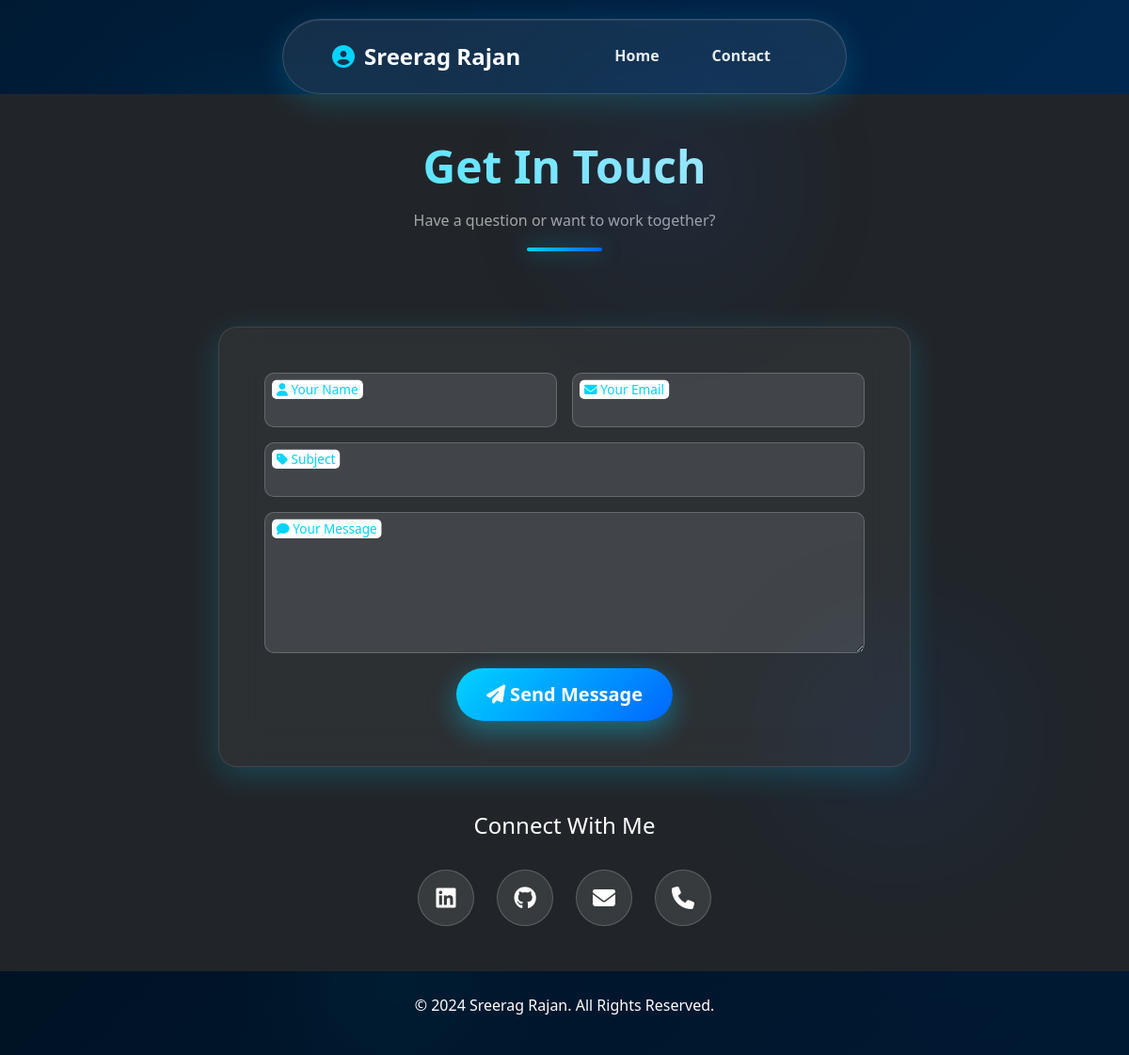
Before: / with the older database file.
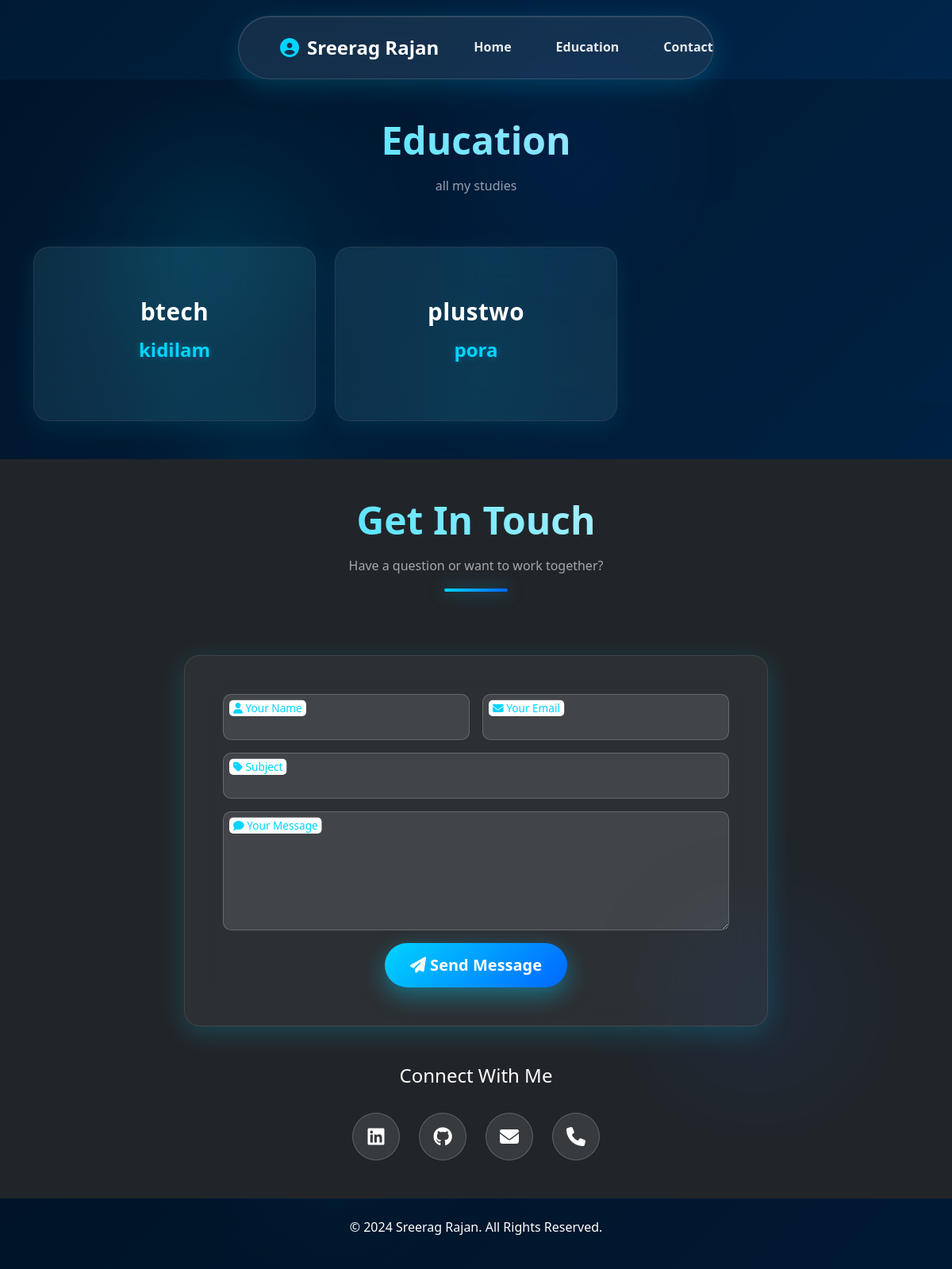
After: the same page with the newer database file.
### models.py (models this page shows)
class SectionHead(db.Model):
    __tablename__ = "section_head"
    id = db.Column(db.Integer, primary_key=True)
    section_name = db.Column(db.String(100), unique=True, nullable=False)
    section_title = db.Column(db.String(200), nullable=False)
    section_description = db.Column(db.Text)
    display_order = db.Column(db.Integer, default=0)
    items = db.relationship("SectionBody", backref="section", cascade="all, delete",
                            order_by="SectionBody.item_order")

class SectionBody(db.Model):
    __tablename__ = "section_body"
    id = db.Column(db.Integer, primary_key=True)
    section_id = db.Column(db.Integer, db.ForeignKey("section_head.id"), nullable=False)
    content_key = db.Column(db.String(100), nullable=False)
    content_value = db.Column(db.Text, nullable=False)
    group_id = db.Column(db.Integer, default=0)
    item_order = db.Column(db.Integer, default=0)

### viewer/routes.py (the view)
@viewer_bp.route("/")
def index():
    portfolio_data = []
    sections = SectionHead.query.order_by(SectionHead.display_order.asc()).all()
    resume = Resume.query.first()
    for sec in sections:
        items = SectionBody.query.filter_by(section_id=sec.id).order_by(SectionBody.item_order.asc()).all()
        item_list = []
        for i in items:
            item_list.append({
                "id": i.id,
                "content_key": i.content_key,
                "content_value": i.content_value,
                "group_id": i.group_id,
                "item_order": i.item_order
            })
        portfolio_data.append({
            "section": sec,
            "items": item_list
        })
    return render_template("index.html", portfolio_data=portfolio_data,resume=resume)

### templates/index.html (shortened to what this page needs)
<!DOCTYPE html>
<html lang="en">
<head>
    <link href="https://cdn.jsdelivr.net/npm/bootstrap@5.3.0/dist/css/bootstrap.min.css" rel="stylesheet">
    <link rel="stylesheet" href="https://cdnjs.cloudflare.com/ajax/libs/font-awesome/6.6.0/css/all.min.css">
    <link rel="stylesheet" href="{{ url_for('static', filename='css/viewer.css') }}">
</head>
<body>
    <nav class="navbar navbar-expand-lg navbar-dark bg-dark fixed-top">
        <div class="container">
            <a class="navbar-brand" href="#home">
                <i class="fas fa-user-circle"></i> Sreerag Rajan
            </a>
            <div class="collapse navbar-collapse" id="navbarNav">
                <ul class="navbar-nav ms-auto">
                    <li class="nav-item">
                        <a class="nav-link" href="#hero">Home</a>
                    </li>
                    {% for data in portfolio_data %}
                    <li class="nav-item">
                        {% if data.section.section_name != "hero" %}
                        <a class="nav-link" href="#{{ data.section.section_name }}">
                            {{ data.section.section_title }}
                        </a>
                        {% endif %}
                    </li>
                    {% endfor %}
                    <li class="nav-item">
                        <a class="nav-link" href="#contact">Contact</a>
                    </li>
                </ul>
            </div>
        </div>
    </nav>
    {% for data in portfolio_data %}
    <section id="{{ data.section.section_name }}" class="py-5">
        <div class="container">
            <div class="row mb-5">
                <div class="col-lg-12 text-center">
                    <h2 class="section-title">{{ data.section.section_title }}</h2>
                    {% if data.section.section_description %}
                    <p class="text-muted">{{ data.section.section_description }}</p>
                    {% endif %}
                </div>
            </div>
            <div class="row g-4">
                {% for item in data["items"] %}
                <div class="col-lg-4 col-md-6">
                    <div class="card item-card h-100">
                        <div class="card-body">
                            {% if item.get('content_key') %}
                            <h5 class="card-title">{{ item.content_key }}</h5>
                            {% endif %}
                            {% if item.get('content_value') %}
                            <h6 class="card-subtitle mb-2">{{ item.content_value }}</h6>
                            {% endif %}
                        </div>
                    </div>
                </div>
                {% endfor %}
            </div>
        </div>
    </section>
    {% endfor %}
    <section id="contact" class="py-5 bg-dark text-light">
        <div class="container">
            <div class="row mb-5">
                <div class="col-lg-12 text-center">
                    <h2 class="section-title text-light">Get In Touch</h2>
                    <p class="text-light-muted">Have a question or want to work together?</p>
                    <div class="title-underline"></div>
                </div>
            </div>
            <div class="row justify-content-center">
                <div class="col-lg-8">
                    <div class="contact-form-wrapper">
                        <form id="contactForm" action="{{ url_for('viewer.submit_enquiry') }}" method="POST">
                            <div class="row g-3">
                                <div class="col-md-6">
                                    <div class="form-floating">
                                        <input type="text" class="form-control" id="name" name="name" required>
                                        <label for="name"><i class="fas fa-user"></i> Your Name</label>
                                    </div>
                                </div>
                                <div class="col-md-6">
                                    <div class="form-floating">
                                        <input type="email" class="form-control" id="email" name="email" required>
                                        <label for="email"><i class="fas fa-envelope"></i> Your Email</label>
                                    </div>
                                </div>
                                <div class="col-12">
                                    <div class="form-floating">
                                        <input type="text" class="form-control" id="subject" name="subject" required>
                                        <label for="subject"><i class="fas fa-tag"></i> Subject</label>
                                    </div>
                                </div>
                                <div class="col-12">
                                    <div class="form-floating">
                                        <textarea class="form-control" id="message" name="message" style="height:150px"
                                            required></textarea>
                                        <label for="message"><i class="fas fa-comment"></i> Your Message</label>
                                    </div>
                                </div>
                                <div class="col-12 text-center">
                                    <button class="btn btn-primary btn-lg" type="submit">
                                        <i class="fas fa-paper-plane"></i> Send Message
                                    </button>
                                </div>
                            </div>
                        </form>
                    </div>
                </div>
            </div>
            <div class="row mt-5">
                <div class="col-12 text-center">
                    <h4 class="mb-3">Connect With Me</h4>
                    <div class="social-links">
                        <a href="https://www.linkedin.com/in/sreerag-rajan-1476a9270/" class="social-link"><i
                                class="fab fa-linkedin"></i></a>
                        <a href="https://github.com/sreeragrajan2003-ctrl" class="social-link"><i
                                class="fab fa-github"></i></a>
                        <a href="mailto:sreeragsrg2003@gmail.com" class="social-link"><i
                                class="fas fa-envelope"></i></a>
                        <a href="tel:+917025819565" class="social-link"><i class="fas fa-phone"></i></a>
                    </div>
                </div>
            </div>
        </div>
    </section>
    <footer class="bg-black text-light py-4">
        <div class="container text-center">
            <p>&copy; 2024 Sreerag Rajan. All Rights Reserved.</p>
        </div>
    </footer>
</body>
</html>

Changed rows visible on the page:
added SectionHead: section.section_title "Education", section.section_title "Education", section.section_description "all my studies"
added SectionBody: content_key "btech", content_value "kidilam"
added SectionBody: content_key "plustwo", content_value "pora"
